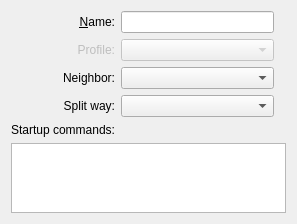
<?xml version="1.0" encoding="UTF-8"?>
<ui version="4.0">
 <class>TerminalEditDialog</class>
 <widget class="QWidget" name="TerminalEditDialog">
  <property name="geometry">
   <rect>
    <x>0</x>
    <y>0</y>
    <width>297</width>
    <height>170</height>
   </rect>
  </property>
  <property name="sizePolicy">
   <sizepolicy hsizetype="Preferred" vsizetype="Preferred">
    <horstretch>0</horstretch>
    <verstretch>0</verstretch>
   </sizepolicy>
  </property>
  <layout class="QGridLayout" name="gridLayout">
   <item row="4" column="0">
    <widget class="QLabel" name="commandsLabel">
     <property name="text">
      <string>Startup commands:</string>
     </property>
     <property name="alignment">
      <set>Qt::AlignRight|Qt::AlignTrailing|Qt::AlignVCenter</set>
     </property>
    </widget>
   </item>
   <item row="0" column="0">
    <widget class="QLabel" name="terminalLabel">
     <property name="text">
      <string>&amp;Name:</string>
     </property>
     <property name="alignment">
      <set>Qt::AlignRight|Qt::AlignTrailing|Qt::AlignVCenter</set>
     </property>
     <property name="buddy">
      <cstring>m_terminalName</cstring>
     </property>
    </widget>
   </item>
   <item row="1" column="0">
    <widget class="QLabel" name="profileLabel">
     <property name="enabled">
      <bool>false</bool>
     </property>
     <property name="text">
      <string>Profile:</string>
     </property>
     <property name="alignment">
      <set>Qt::AlignRight|Qt::AlignTrailing|Qt::AlignVCenter</set>
     </property>
    </widget>
   </item>
   <item row="1" column="1">
    <widget class="QComboBox" name="m_profile">
     <property name="enabled">
      <bool>false</bool>
     </property>
    </widget>
   </item>
   <item row="2" column="0">
    <widget class="QLabel" name="neighborLabel">
     <property name="text">
      <string>Neighbor:</string>
     </property>
     <property name="alignment">
      <set>Qt::AlignRight|Qt::AlignTrailing|Qt::AlignVCenter</set>
     </property>
    </widget>
   </item>
   <item row="2" column="1">
    <widget class="QComboBox" name="m_neighbor">
    </widget>
   </item>
   <item row="3" column="0">
    <widget class="QLabel" name="splitLabel">
     <property name="text">
      <string>Split way:</string>
     </property>
     <property name="alignment">
      <set>Qt::AlignRight|Qt::AlignTrailing|Qt::AlignVCenter</set>
     </property>
    </widget>
   </item>
   <item row="3" column="1">
    <widget class="QComboBox" name="m_split">
    </widget>
   </item>
   <item row="5" column="0" colspan="4">
    <widget class="QPlainTextEdit" name="m_commands">
     <property name="sizePolicy">
      <sizepolicy hsizetype="Preferred" vsizetype="Preferred">
       <horstretch>0</horstretch>
       <verstretch>0</verstretch>
      </sizepolicy>
     </property>
    </widget>
   </item>
   <item row="0" column="1">
    <widget class="KLineEdit" name="m_terminalName">
     <property name="whatsThis">
      <string/>
     </property>
    </widget>
   </item>
  </layout>
 </widget>
 <customwidgets>
  <customwidget>
   <class>KLineEdit</class>
   <extends>QLineEdit</extends>
   <header>klineedit.h</header>
  </customwidget>
 </customwidgets>
 <resources/>
 <connections/>
</ui>
